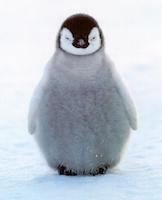
#> input picture images/penguin_chick_small.jpg, 162 x 200 px
$ python blend.py   (older library calls are emulated)
#> lines starting #> are read from the running program, lines starting #| are printed output that depends on the picture
#> further down, source is the input picture: shape (200, 162, 3); mean R, G, B 191.1, 198.9, 208.5
### interface.py
#!/usr/bin/env python36

"""
Image editing interface.
"""

import matplotlib
matplotlib.use('TKAgg')
import matplotlib.pyplot as plt
from matplotlib.path import Path
from matplotlib.widgets import LassoSelector
import numpy as np
import tkinter as tk
import PIL.Image
import PIL.ImageTk

########################
# GDF SOURCE SELECTION #
########################

# [16 lines left out: function path_bbox, not called in this run]

def lasso(image, save=True):
    """Lasso select a region in the source image.
    Adapted from https://gist.github.com/lebedov/9ac425419dea5e74270db907daf49df1.
    """
#> called with save = True
    if image.dtype == np.uint8:
        image = image / 255.

    TITLE = 'Press ENTER when satisfied with your selection.'
    fig = plt.figure()
    plt.tick_params(axis='both', which='both', bottom='off', top='off',
                    labelbottom='off', right='off', left='off', labelleft='off')
    ax = fig.add_subplot(111)
    ax.imshow(image)
    ax.set_title(TITLE)

    height, width, _ = image.shape
#> height = 200; width = 162
    x, y = np.meshgrid(np.arange(width), np.arange(height))
    pix = np.vstack((x.flatten(), y.flatten())).T
    output = None

    # [29 lines left out: functions onselect, quit_figure, not called in this run]

    cid = plt.gcf().canvas.mpl_connect('key_press_event', quit_figure)
    lasso = LassoSelector(ax, onselect)
    plt.show()
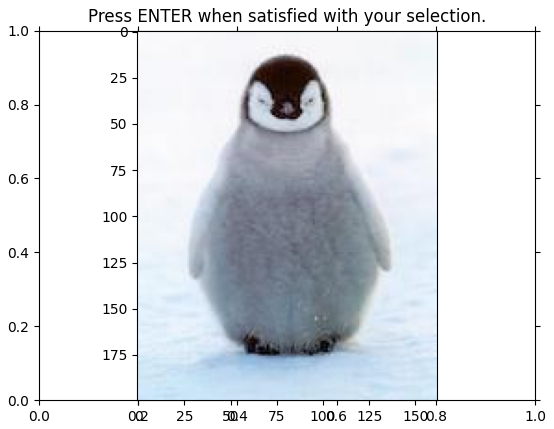
#> figure drawn by matplotlib, 1 panel
    if save:
#> (the run stopped early here; a loop or call above may not have finished)

$ run again, with images/bird_npr.jpg copied over images/penguin_chick_small.jpg
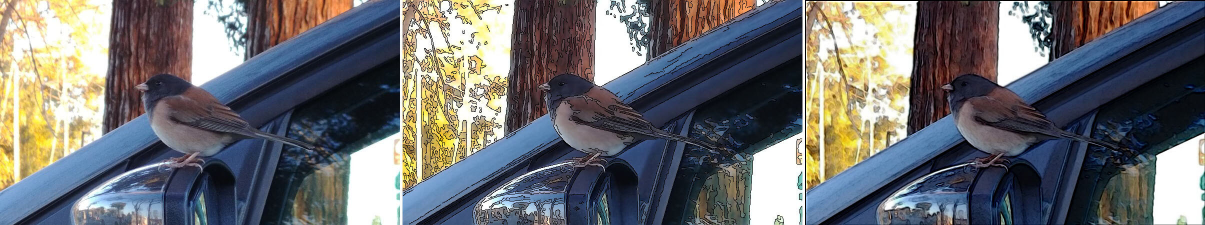
#> input picture images/bird_npr.jpg, 2410 x 450 px (shown at 1/2 size)
#> source is the input picture: shape (450, 2410, 3); mean R, G, B 108.5, 109.5, 112.1
#> in lasso, `plt.show()`:
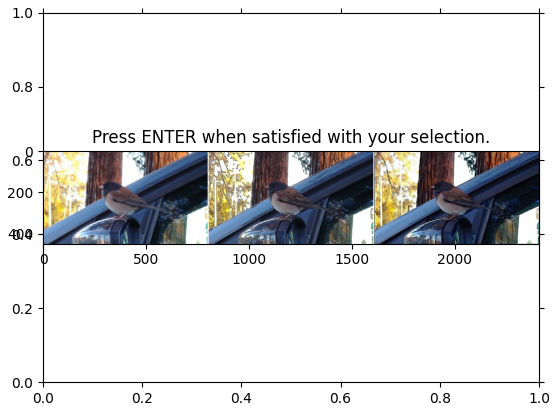
#> figure drawn by matplotlib, 1 panel
